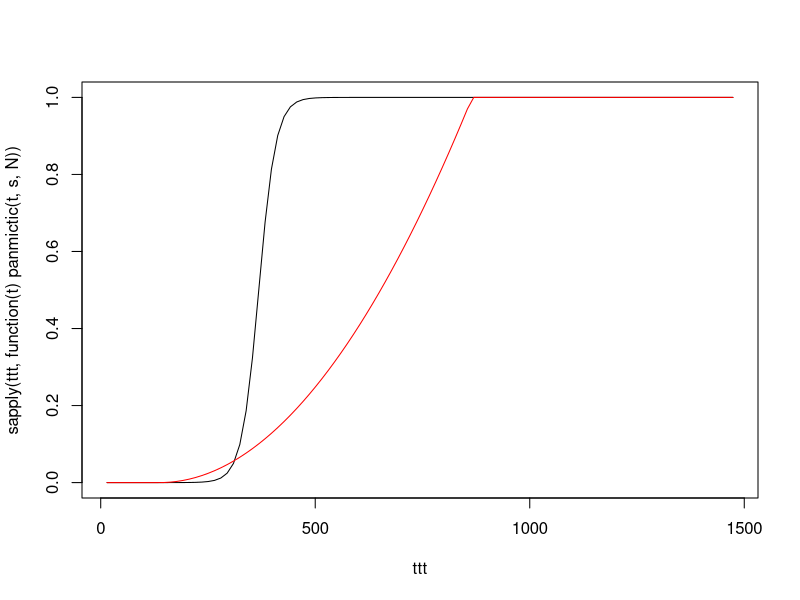
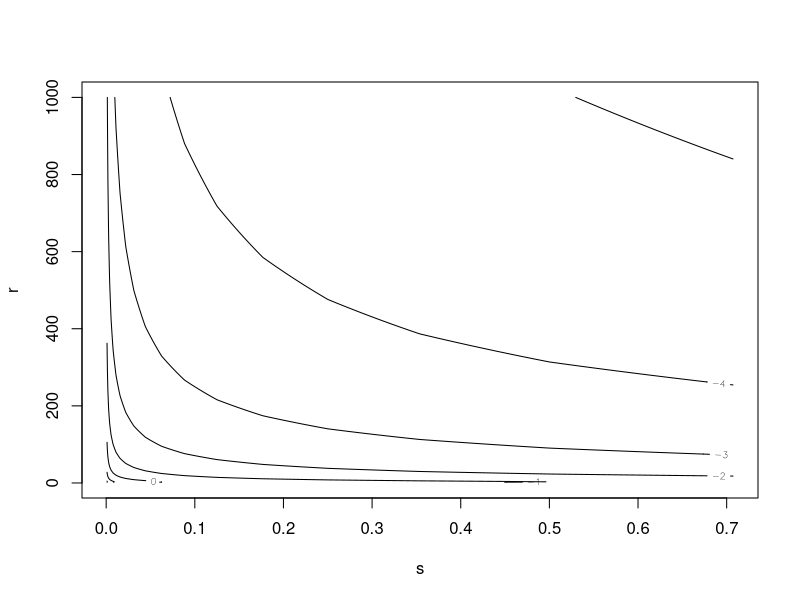
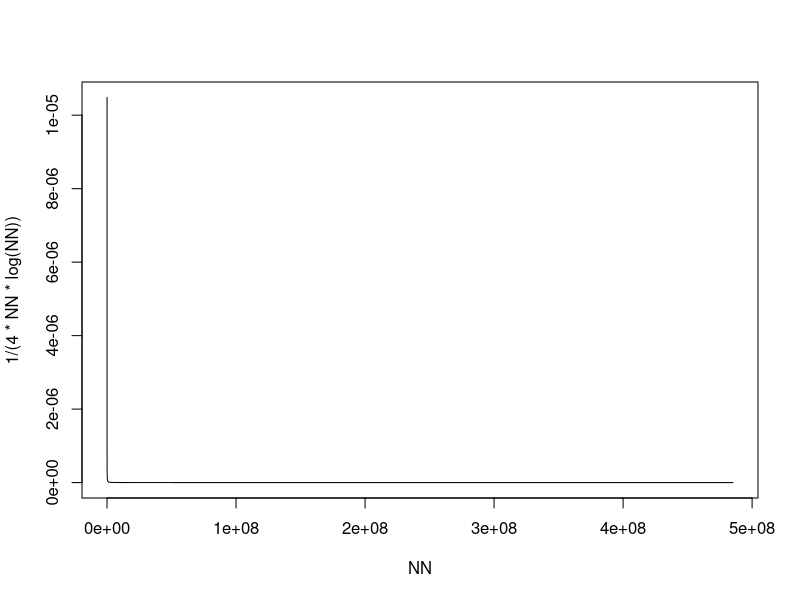
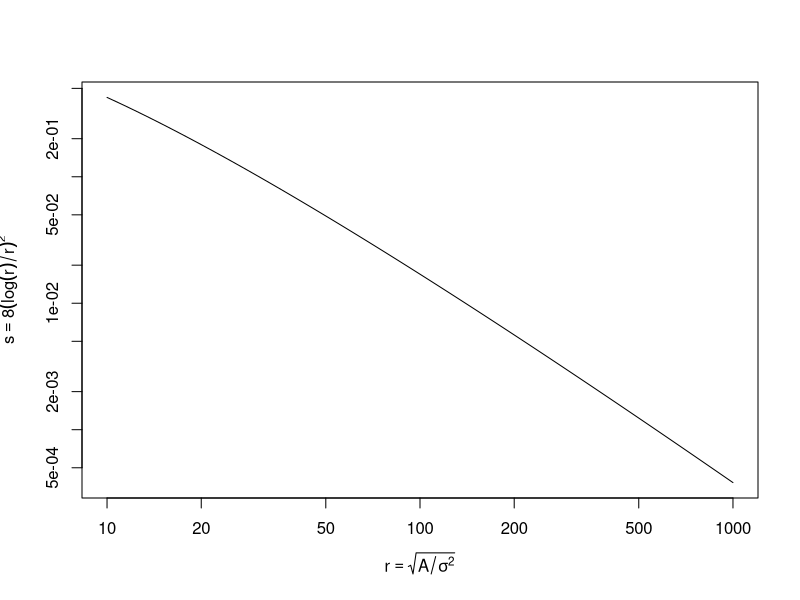
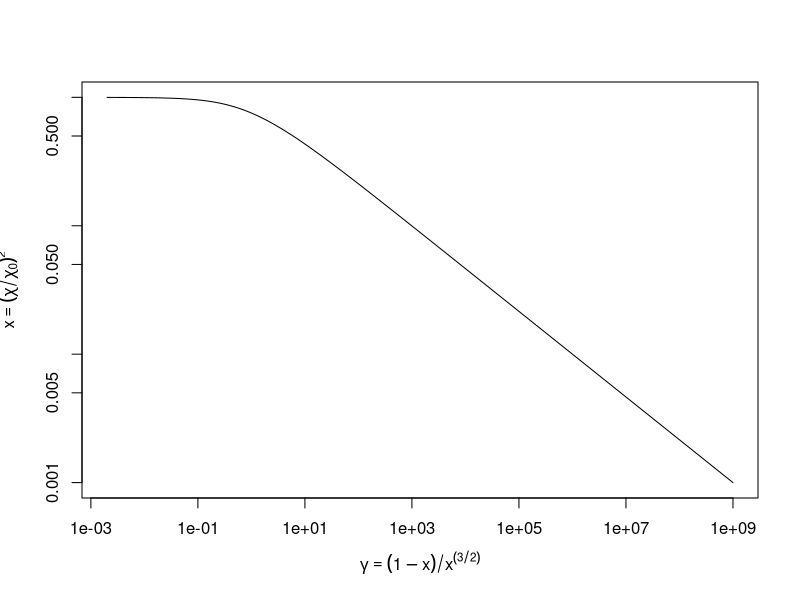
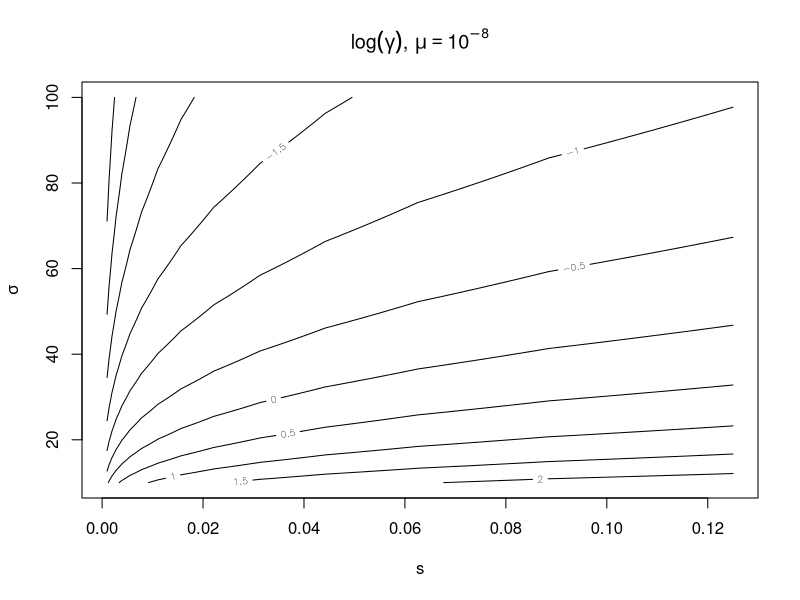

The R script that drew these images, in order:
panmictic <- function (t,s,N) {
    # logistic growth beginning from 1/N
    1/(1 + (N-1)*exp(-s*t))
}

panmicticinv <- function (x,s,N) {
    # inverse of logistic function above:
    # panmictic( panmicticinv(x,s,N), s, N) = x
    log( N*x*(1-1/N)/(1-x) ) / s
}

quadratic <- function (t,s,N,sigma,rho) {
    # as panmictic until rho*sigma^2/N;
    # as pi*(v*t)^2 after that
    # with v = sigma * sqrt(s)
    t0 <- panmicticinv(rho*sigma^2/N,s,N)
    # needs to be vectorized to be able to integrate
    ans <- panmictic(t,s,N)
    ans[t>t0] <- pmin( 1, (pi*rho*sigma^2*s/N) * (t-t0+1/sqrt(s))^2 )[t>t0]
    return(ans)
}

N <- 1e8
s <- .05
sigma <- 20
rho <- 3
ttt <- 4*(1:100)*log(N)/(100*s)

plot(ttt, sapply(ttt, function(t) panmictic(t,s,N)), type="l", ylim=c(0,1))
lines(ttt, sapply(ttt, function(t) quadratic(t,s,N,sigma,rho)), col="red")

integrate(function (t) {panmictic(t,s,N)-quadratic(t,s,N,sigma,rho)}, 0, Inf)

ss <- sqrt(2)^(-(20:1)); 
rr <- (1:1000)
ssrr <- expand.grid(ss,rr)
ddd <- apply(ssrr,1,function(x) { log( log(x[2])/(x[2]*sqrt(x[1]*2)) ) } )
dim(ddd)<-c(length(ss),length(rr))
contour(x=ss,y=rr,z=ddd,xlab="s",ylab="r")

pdf(file="min-s-versus-r.pdf",width=6,height=4)
rr <- 10:1000
plot(rr,8*((log(rr)/rr)^2), type="l", xlab=expression(r==sqrt(A/sigma^2)), ylab=expression(s== 8 * ( log(r)/r )^2), log="xy")
dev.off()

NN <- exp(8:20)
plot(NN, 1/(4*NN*log(NN)), type="l")

pdf(file="f-versus-gamma.pdf",width=6,height=4)
xx <- (1:999)/1000
plot((1-xx^2)/xx^3, xx, type="l", log="xy", xlab=expression(gamma==(1-x)/x^(3/2)), ylab=expression(x==(chi/chi[0])^2) )
dev.off()

ss <- sqrt(2)^(-(20:6)); 
mu <- 1e-8
# mu <- 1e-6
sigsig <- (10:100)
gg <- apply( expand.grid(ss,sigsig), 1, function (ssig) log( sqrt(ssig[1]) / ( ssig[2] * sqrt(4*pi*mu) * log(ssig[2]^2)^(3/2) ) ) )
dim(gg) <- c(length(ss), length(sigsig))
# pdf(file="gamma-contour-1e-8.pdf", width=6, height=4)
pdf(file="gamma-contour-1e-8.pdf", width=6, height=4)
contour(x=ss,y=sigsig,z=gg, xlab="s", ylab=expression(sigma), main=expression(paste(log(gamma),", ", mu==10^-8)))
dev.off()

